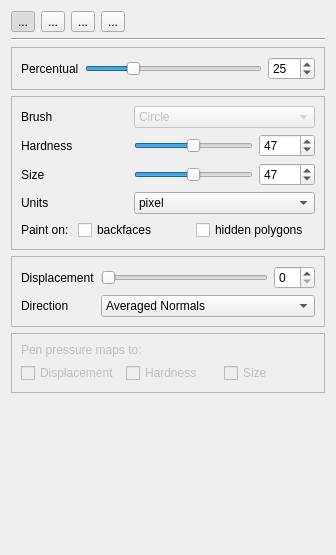
     <widget class="QWidget" name="tab_2" >
      <attribute name="title" >
       <string>Selecting &amp;&amp; Editing</string>
      </attribute>
      <layout class="QVBoxLayout" >
       <item>
        <widget class="QWidget" native="1" name="widget_2" >
         <property name="sizePolicy" >
          <sizepolicy vsizetype="Preferred" hsizetype="Preferred" >
           <horstretch>0</horstretch>
           <verstretch>0</verstretch>
          </sizepolicy>
         </property>
         <property name="minimumSize" >
          <size>
           <width>0</width>
           <height>0</height>
          </size>
         </property>
         <layout class="QHBoxLayout" >
          <property name="leftMargin" >
           <number>0</number>
          </property>
          <property name="topMargin" >
           <number>0</number>
          </property>
          <property name="rightMargin" >
           <number>0</number>
          </property>
          <property name="bottomMargin" >
           <number>0</number>
          </property>
          <item>
           <widget class="QToolButton" name="mesh_pick_button" >
            <property name="enabled" >
             <bool>true</bool>
            </property>
            <property name="text" >
             <string>...</string>
            </property>
            <property name="icon" >
             <iconset resource="meshlab.qrc" >:/images/pickbrush-22.png</iconset>
            </property>
            <property name="checkable" >
             <bool>true</bool>
            </property>
            <property name="checked" >
             <bool>true</bool>
            </property>
            <property name="autoExclusive" >
             <bool>true</bool>
            </property>
           </widget>
          </item>
          <item>
           <widget class="QToolButton" name="mesh_smooth_button" >
            <property name="enabled" >
             <bool>true</bool>
            </property>
            <property name="text" >
             <string>...</string>
            </property>
            <property name="icon" >
             <iconset resource="meshlab.qrc" >:/images/blur-22.png</iconset>
            </property>
            <property name="checkable" >
             <bool>true</bool>
            </property>
            <property name="autoExclusive" >
             <bool>true</bool>
            </property>
           </widget>
          </item>
          <item>
           <widget class="QToolButton" name="mesh_sculpt_button" >
            <property name="text" >
             <string>...</string>
            </property>
            <property name="icon" >
             <iconset resource="meshlab.qrc" >:/images/sculpt-22.png</iconset>
            </property>
            <property name="checkable" >
             <bool>true</bool>
            </property>
            <property name="autoExclusive" >
             <bool>true</bool>
            </property>
           </widget>
          </item>
          <item>
           <widget class="QToolButton" name="mesh_add_button" >
            <property name="enabled" >
             <bool>true</bool>
            </property>
            <property name="text" >
             <string>...</string>
            </property>
            <property name="icon" >
             <iconset resource="meshlab.qrc" >:/images/add-24.png</iconset>
            </property>
            <property name="checkable" >
             <bool>true</bool>
            </property>
            <property name="autoExclusive" >
             <bool>true</bool>
            </property>
           </widget>
          </item>
          <item>
           <spacer>
            <property name="orientation" >
             <enum>Qt::Horizontal</enum>
            </property>
            <property name="sizeHint" >
             <size>
              <width>40</width>
              <height>20</height>
             </size>
            </property>
           </spacer>
          </item>
         </layout>
        </widget>
       </item>
       <item>
        <widget class="Line" name="line_2" >
         <property name="orientation" >
          <enum>Qt::Horizontal</enum>
         </property>
        </widget>
       </item>
       <item>
        <widget class="QFrame" name="mesh_smooth_frame" >
         <property name="frameShape" >
          <enum>QFrame::StyledPanel</enum>
         </property>
         <property name="frameShadow" >
          <enum>QFrame::Raised</enum>
         </property>
         <layout class="QGridLayout" >
          <property name="leftMargin" >
           <number>9</number>
          </property>
          <property name="topMargin" >
           <number>9</number>
          </property>
          <property name="rightMargin" >
           <number>9</number>
          </property>
          <property name="bottomMargin" >
           <number>9</number>
          </property>
          <property name="horizontalSpacing" >
           <number>6</number>
          </property>
          <property name="verticalSpacing" >
           <number>6</number>
          </property>
          <item row="0" column="1" >
           <widget class="QSlider" name="mesh_percentual_slider" >
            <property name="toolTip" >
             <string>&lt;html>&lt;head>&lt;meta name="qrichtext" content="1" />&lt;style type="text/css">
p, li { white-space: pre-wrap; }
&lt;/style>&lt;/head>&lt;body style=" font-family:'Sans Serif'; font-size:9pt; font-weight:400; font-style:normal; text-decoration:none;">
&lt;p style="-qt-paragraph-type:empty; margin-top:0px; margin-bottom:0px; margin-left:0px; margin-right:0px; -qt-block-indent:0; text-indent:0px;">&lt;/p>&lt;/body>&lt;/html></string>
            </property>
            <property name="maximum" >
             <number>100</number>
            </property>
            <property name="value" >
             <number>25</number>
            </property>
            <property name="sliderPosition" >
             <number>25</number>
            </property>
            <property name="orientation" >
             <enum>Qt::Horizontal</enum>
            </property>
           </widget>
          </item>
          <item row="0" column="0" >
           <widget class="QLabel" name="label_percentual_2" >
            <property name="text" >
             <string>Percentual</string>
            </property>
           </widget>
          </item>
          <item row="0" column="2" >
           <widget class="QSpinBox" name="percentual_box_2" >
            <property name="toolTip" >
             <string>&lt;html>&lt;head>&lt;meta name="qrichtext" content="1" />&lt;style type="text/css">
p, li { white-space: pre-wrap; }
&lt;/style>&lt;/head>&lt;body style=" font-family:'Sans Serif'; font-size:9pt; font-weight:400; font-style:normal; text-decoration:none;">
&lt;p style="-qt-paragraph-type:empty; margin-top:0px; margin-bottom:0px; margin-left:0px; margin-right:0px; -qt-block-indent:0; text-indent:0px;">&lt;/p>&lt;/body>&lt;/html></string>
            </property>
            <property name="maximum" >
             <number>100</number>
            </property>
            <property name="value" >
             <number>25</number>
            </property>
           </widget>
          </item>
         </layout>
        </widget>
       </item>
       <item>
        <widget class="QFrame" name="mesh_pen_extra_frame" >
         <property name="enabled" >
          <bool>true</bool>
         </property>
         <property name="frameShape" >
          <enum>QFrame::StyledPanel</enum>
         </property>
         <property name="frameShadow" >
          <enum>QFrame::Raised</enum>
         </property>
         <layout class="QGridLayout" >
          <item row="0" column="0" >
           <widget class="QLabel" name="label_pen_2" >
            <property name="text" >
             <string>Brush</string>
            </property>
           </widget>
          </item>
          <item row="0" column="2" colspan="3" >
           <widget class="QComboBox" name="mesh_brush_box" >
            <property name="enabled" >
             <bool>false</bool>
            </property>
            <property name="editable" >
             <bool>false</bool>
            </property>
            <item>
             <property name="text" >
              <string>Circle</string>
             </property>
             <property name="icon" >
              <iconset resource="meshlab.qrc" >:/images/circle.png</iconset>
             </property>
            </item>
            <item>
             <property name="text" >
              <string>Square</string>
             </property>
             <property name="icon" >
              <iconset resource="meshlab.qrc" >:/images/square.png</iconset>
             </property>
            </item>
            <item>
             <property name="text" >
              <string>Pixmap</string>
             </property>
            </item>
           </widget>
          </item>
          <item row="1" column="0" colspan="2" >
           <widget class="QLabel" name="label_percentual_6" >
            <property name="text" >
             <string>Hardness</string>
            </property>
           </widget>
          </item>
          <item row="1" column="2" colspan="2" >
           <widget class="QSlider" name="mesh_hardness_slider" >
            <property name="toolTip" >
             <string>&lt;html>&lt;head>&lt;meta name="qrichtext" content="1" />&lt;style type="text/css">
p, li { white-space: pre-wrap; }
&lt;/style>&lt;/head>&lt;body style=" font-family:'Sans Serif'; font-size:9pt; font-weight:400; font-style:normal; text-decoration:none;">
&lt;p style="-qt-paragraph-type:empty; margin-top:0px; margin-bottom:0px; margin-left:0px; margin-right:0px; -qt-block-indent:0; text-indent:0px;">&lt;/p>&lt;/body>&lt;/html></string>
            </property>
            <property name="maximum" >
             <number>100</number>
            </property>
            <property name="value" >
             <number>50</number>
            </property>
            <property name="sliderPosition" >
             <number>50</number>
            </property>
            <property name="orientation" >
             <enum>Qt::Horizontal</enum>
            </property>
           </widget>
          </item>
          <item row="1" column="4" >
           <widget class="QSpinBox" name="decrease_box_2" >
            <property name="toolTip" >
             <string>&lt;html>&lt;head>&lt;meta name="qrichtext" content="1" />&lt;style type="text/css">
p, li { white-space: pre-wrap; }
&lt;/style>&lt;/head>&lt;body style=" font-family:'Sans Serif'; font-size:9pt; font-weight:400; font-style:normal; text-decoration:none;">
&lt;p style="-qt-paragraph-type:empty; margin-top:0px; margin-bottom:0px; margin-left:0px; margin-right:0px; -qt-block-indent:0; text-indent:0px;">&lt;/p>&lt;/body>&lt;/html></string>
            </property>
            <property name="maximum" >
             <number>100</number>
            </property>
            <property name="value" >
             <number>47</number>
            </property>
           </widget>
          </item>
          <item row="2" column="0" colspan="2" >
           <widget class="QLabel" name="label_percentual_7" >
            <property name="text" >
             <string>Size</string>
            </property>
           </widget>
          </item>
          <item row="2" column="2" colspan="2" >
           <widget class="QSlider" name="mesh_size_slider" >
            <property name="toolTip" >
             <string>&lt;html>&lt;head>&lt;meta name="qrichtext" content="1" />&lt;style type="text/css">
p, li { white-space: pre-wrap; }
&lt;/style>&lt;/head>&lt;body style=" font-family:'Sans Serif'; font-size:9pt; font-weight:400; font-style:normal; text-decoration:none;">
&lt;p style="-qt-paragraph-type:empty; margin-top:0px; margin-bottom:0px; margin-left:0px; margin-right:0px; -qt-block-indent:0; text-indent:0px;">&lt;/p>&lt;/body>&lt;/html></string>
            </property>
            <property name="maximum" >
             <number>100</number>
            </property>
            <property name="value" >
             <number>50</number>
            </property>
            <property name="sliderPosition" >
             <number>50</number>
            </property>
            <property name="orientation" >
             <enum>Qt::Horizontal</enum>
            </property>
           </widget>
          </item>
          <item row="2" column="4" >
           <widget class="QSpinBox" name="decrease_box_4" >
            <property name="toolTip" >
             <string>&lt;html>&lt;head>&lt;meta name="qrichtext" content="1" />&lt;style type="text/css">
p, li { white-space: pre-wrap; }
&lt;/style>&lt;/head>&lt;body style=" font-family:'Sans Serif'; font-size:9pt; font-weight:400; font-style:normal; text-decoration:none;">
&lt;p style="-qt-paragraph-type:empty; margin-top:0px; margin-bottom:0px; margin-left:0px; margin-right:0px; -qt-block-indent:0; text-indent:0px;">&lt;/p>&lt;/body>&lt;/html></string>
            </property>
            <property name="maximum" >
             <number>100</number>
            </property>
            <property name="value" >
             <number>47</number>
            </property>
           </widget>
          </item>
          <item row="3" column="0" colspan="2" >
           <widget class="QLabel" name="label_percentual_8" >
            <property name="text" >
             <string>Units</string>
            </property>
           </widget>
          </item>
          <item row="3" column="2" colspan="3" >
           <widget class="QComboBox" name="mesh_pen_unit" >
            <property name="sizePolicy" >
             <sizepolicy vsizetype="Fixed" hsizetype="Preferred" >
              <horstretch>0</horstretch>
              <verstretch>0</verstretch>
             </sizepolicy>
            </property>
            <item>
             <property name="text" >
              <string>pixel</string>
             </property>
            </item>
            <item>
             <property name="text" >
              <string>percentual of bbox diagonal</string>
             </property>
            </item>
            <item>
             <property name="text" >
              <string>percentual of bbox height</string>
             </property>
            </item>
           </widget>
          </item>
          <item row="4" column="0" >
           <widget class="QLabel" name="label_5" >
            <property name="text" >
             <string>Paint on:</string>
            </property>
           </widget>
          </item>
          <item row="4" column="1" colspan="2" >
           <widget class="QCheckBox" name="backface_culling_2" >
            <property name="text" >
             <string>backfaces</string>
            </property>
           </widget>
          </item>
          <item row="4" column="3" colspan="2" >
           <widget class="QCheckBox" name="invisible_painting_2" >
            <property name="text" >
             <string>hidden polygons</string>
            </property>
           </widget>
          </item>
         </layout>
        </widget>
       </item>
       <item>
        <widget class="QFrame" name="mesh_displacement_frame" >
         <property name="enabled" >
          <bool>true</bool>
         </property>
         <property name="frameShape" >
          <enum>QFrame::StyledPanel</enum>
         </property>
         <property name="frameShadow" >
          <enum>QFrame::Raised</enum>
         </property>
         <layout class="QGridLayout" >
          <item row="0" column="0" >
           <widget class="QLabel" name="label_6" >
            <property name="text" >
             <string>Displacement</string>
            </property>
           </widget>
          </item>
          <item row="0" column="1" >
           <widget class="QSlider" name="mesh_displacement_slider" >
            <property name="orientation" >
             <enum>Qt::Horizontal</enum>
            </property>
           </widget>
          </item>
          <item row="0" column="2" >
           <widget class="QSpinBox" name="spinBox" />
          </item>
          <item row="1" column="0" >
           <widget class="QLabel" name="label_8" >
            <property name="text" >
             <string>Direction</string>
            </property>
           </widget>
          </item>
          <item row="1" column="1" colspan="2" >
           <widget class="QComboBox" name="mesh_displacement_direction" >
            <item>
             <property name="text" >
              <string>Averaged Normals</string>
             </property>
            </item>
            <item>
             <property name="text" >
              <string>Per Vertex Normals</string>
             </property>
            </item>
           </widget>
          </item>
         </layout>
        </widget>
       </item>
       <item>
        <widget class="QFrame" name="mesh_pressure_frame" >
         <property name="enabled" >
          <bool>false</bool>
         </property>
         <property name="frameShape" >
          <enum>QFrame::StyledPanel</enum>
         </property>
         <property name="frameShadow" >
          <enum>QFrame::Raised</enum>
         </property>
         <layout class="QGridLayout" >
          <item row="0" column="0" colspan="3" >
           <widget class="QLabel" name="label_9" >
            <property name="text" >
             <string>Pen pressure maps to:</string>
            </property>
           </widget>
          </item>
          <item row="1" column="0" >
           <widget class="QCheckBox" name="displacement_box" >
            <property name="text" >
             <string>Displacement</string>
            </property>
           </widget>
          </item>
          <item row="1" column="1" >
           <widget class="QCheckBox" name="mesh_hardness_box" >
            <property name="text" >
             <string>Hardness</string>
            </property>
           </widget>
          </item>
          <item row="1" column="2" >
           <widget class="QCheckBox" name="mesh_size_box" >
            <property name="text" >
             <string>Size</string>
            </property>
           </widget>
          </item>
         </layout>
        </widget>
       </item>
       <item>
        <spacer>
         <property name="orientation" >
          <enum>Qt::Vertical</enum>
         </property>
         <property name="sizeHint" >
          <size>
           <width>314</width>
           <height>151</height>
          </size>
         </property>
        </spacer>
       </item>
      </layout>
     </widget>
